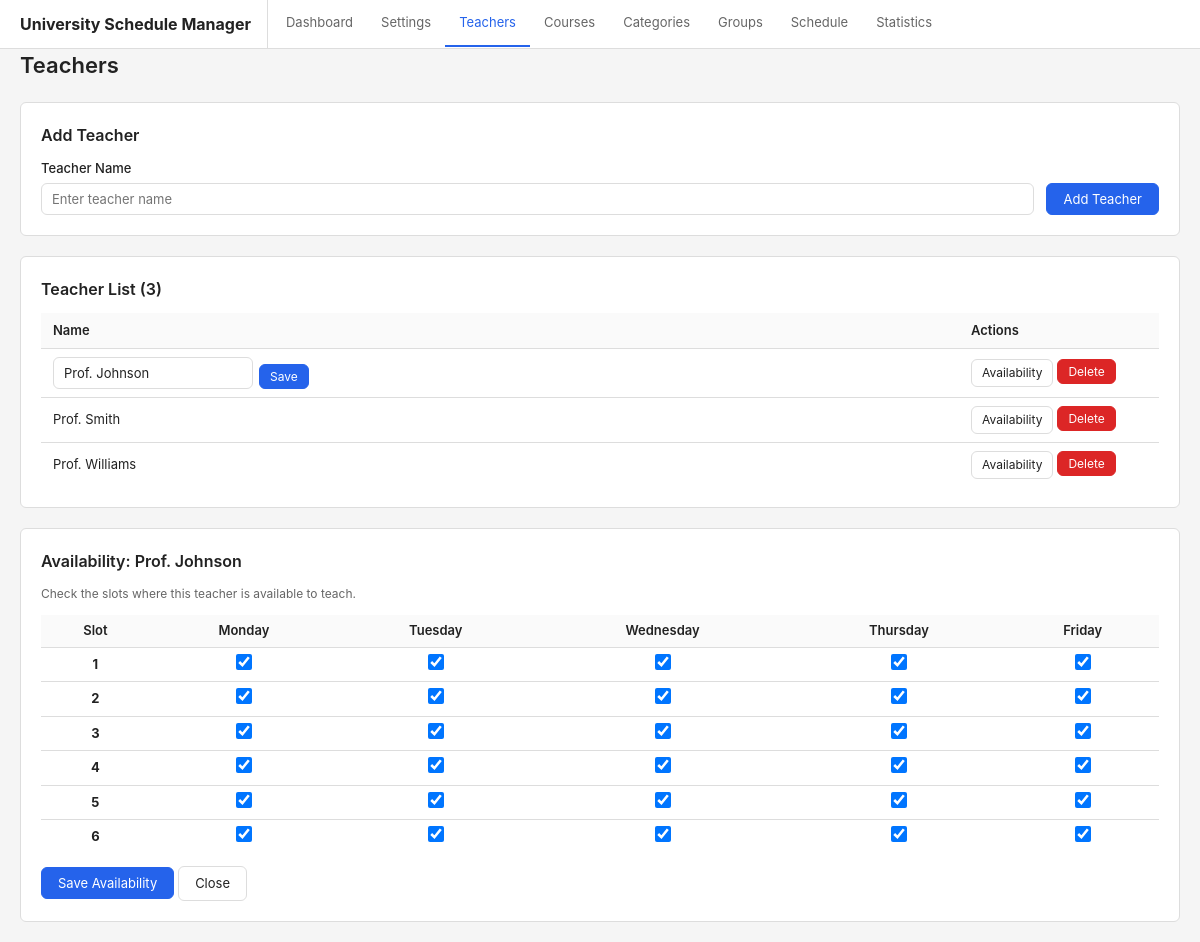
/?page=teachers&avail=2, run on the app's committed database.
### tables this page shows
CREATE TABLE teachers (
        id INTEGER PRIMARY KEY AUTOINCREMENT,
        name TEXT NOT NULL UNIQUE
    );

CREATE TABLE settings (
        id INTEGER PRIMARY KEY CHECK (id = 1),
        start_date TEXT NOT NULL,
        end_date TEXT NOT NULL,
        daily_slots INTEGER NOT NULL DEFAULT 6,
        weekends TEXT NOT NULL DEFAULT '0,6',
        holidays TEXT NOT NULL DEFAULT '[]'
    );

### db.php (called while the page is built, shortened)
<?php
function getSettings(): ?array {
    $db = getDB();
    $result = $db->query("SELECT * FROM settings WHERE id = 1");
    $row = $result->fetchArray(SQLITE3_ASSOC);
    return $row ?: null;
}
function getDayName(int $dow): string {
    $days = ['Sunday', 'Monday', 'Tuesday', 'Wednesday', 'Thursday', 'Friday', 'Saturday'];
    return $days[$dow] ?? '';
}
function getTeachingDaysOfWeek(array $weekendDays): array {
    $days = [];
    for ($i = 0; $i < 7; $i++) {
        if (!in_array($i, $weekendDays)) {
            $days[] = $i;
        }
    }
    return $days;
}

### pages/teachers.php (the view, shortened to what this page needs)
<?php
$db = getDB();
$settings = getSettings();
$dailySlots = $settings ? $settings['daily_slots'] : 6;
$weekendDays = $settings ? array_map('intval', explode(',', $settings['weekends'])) : [0, 6];
$teachingDays = getTeachingDaysOfWeek($weekendDays);
$teachers = [];
$result = $db->query("SELECT * FROM teachers ORDER BY name");
while ($row = $result->fetchArray(SQLITE3_ASSOC)) {
    $teachers[] = $row;
}
$availTeacher = null;
$availSlots = [];
if (isset($_GET['avail'])) {
    $tid = (int)$_GET['avail'];
    $stmt = $db->prepare("SELECT * FROM teachers WHERE id = :id");
    $stmt->bindValue(':id', $tid, SQLITE3_INTEGER);
    $availTeacher = $stmt->execute()->fetchArray(SQLITE3_ASSOC);
    if ($availTeacher) {
        $stmt2 = $db->prepare("SELECT day_of_week, slot_number FROM teacher_availability WHERE teacher_id = :t");
        $stmt2->bindValue(':t', $tid, SQLITE3_INTEGER);
        $res = $stmt2->execute();
        while ($row = $res->fetchArray(SQLITE3_ASSOC)) {
            $availSlots[$row['day_of_week'] . '_' . $row['slot_number']] = true;
        }
    }
}
?>
<div class="page-header">
    <h1>Teachers</h1>
</div>
<div class="card">
    <h2>Add Teacher</h2>
    <form method="POST" class="form-row">
        <div class="form-group" style="flex: 1;">
            <label>Teacher Name</label>
            <input type="text" name="name" required placeholder="Enter teacher name">
        </div>
        <button type="submit" class="btn btn-primary">Add Teacher</button>
    </form>
</div>
<div class="card">
    <h2>Teacher List (<?= count($teachers) ?>)</h2>
    <?php if (empty($teachers)): ?>
        <p class="empty">No teachers added yet.</p>
    <?php else: ?>
    <table>
        <thead>
            <tr>
                <th>Name</th>
                <th style="width: 200px;">Actions</th>
            </tr>
        </thead>
        <tbody>
        <?php foreach ($teachers as $t): ?>
            <tr>
                <td>
                    <?php if ($availTeacher && $availTeacher['id'] === $t['id']): ?>
                        <form method="POST" class="form-row" style="gap: 6px;">
                            <input type="text" name="name" value="<?= htmlspecialchars($t['name']) ?>" style="width: 200px;">
                            <button type="submit" class="btn btn-sm btn-primary">Save</button>
                        </form>
                    <?php else: ?>
                        <?= htmlspecialchars($t['name']) ?>
                    <?php endif; ?>
                </td>
                <td>
                    <div class="inline-actions">
                        <a href="?page=teachers&avail=<?= $t['id'] ?>" class="btn btn-sm">Availability</a>
                        <form method="POST" onsubmit="return confirm('Delete this teacher?')">
                            <button type="submit" class="btn btn-sm btn-danger">Delete</button>
                        </form>
                    </div>
                </td>
            </tr>
        <?php endforeach; ?>
        </tbody>
    </table>
    <?php endif; ?>
</div>
<?php if ($availTeacher): ?>
<div class="card">
    <h2>Availability: <?= htmlspecialchars($availTeacher['name']) ?></h2>
    <p style="font-size: 12px; color: var(--text-light); margin-bottom: 12px;">Check the slots where this teacher is available to teach.</p>
    <form method="POST">
        <table class="avail-table">
            <thead>
                <tr>
                    <th>Slot</th>
                    <?php foreach ($teachingDays as $dow): ?>
                        <th><?= getDayName($dow) ?></th>
                    <?php endforeach; ?>
                </tr>
            </thead>
            <tbody>
            <?php for ($s = 1; $s <= $dailySlots; $s++): ?>
                <tr>
                    <td><strong><?= $s ?></strong></td>
                    <?php foreach ($teachingDays as $dow): ?>
                        <td>
                            <input type="checkbox" name="slots[<?= $dow ?>_<?= $s ?>]" value="1"
                                <?= isset($availSlots[$dow . '_' . $s]) ? 'checked' : '' ?>>
                        </td>
                    <?php endforeach; ?>
                </tr>
            <?php endfor; ?>
            </tbody>
        </table>
        <div style="margin-top: 12px;">
            <button type="submit" class="btn btn-primary">Save Availability</button>
            <a href="?page=teachers" class="btn">Close</a>
        </div>
    </form>
</div>
<?php endif; ?>

### assets/style.css (style rules this page uses)
*, *::before, *::after { box-sizing: border-box; margin: 0; padding: 0; }
:root { --bg: #f5f5f5; --surface: #fff; --border: #ddd; --text: #222; --text-light: #666; --primary: #2563eb; --primary-hover: #1d4ed8; --danger: #dc2626; --danger-hover: #b91c1c; --success: #16a34a; --warning: #f59e0b; --radius: 6px; }
body { font-family: -apple-system, BlinkMacSystemFont, "Segoe UI", Roboto, sans-serif; background: var(--bg); color: var(--text); line-height: 1.5; font-size: 14px; }
a { color: var(--primary); text-decoration: none; }
.page-header { display: flex; align-items: center; justify-content: space-between; margin-bottom: 20px; }
.page-header h1 { font-size: 22px; font-weight: 600; }
.card { background: var(--surface); border: 1px solid var(--border); border-radius: var(--radius); padding: 20px; margin-bottom: 20px; }
.card h2 { font-size: 16px; margin-bottom: 12px; font-weight: 600; }
table { width: 100%; border-collapse: collapse; }
th, td { text-align: left; padding: 8px 12px; border-bottom: 1px solid var(--border); font-size: 13px; }
th { font-weight: 600; background: #fafafa; }
tr:last-child td { border-bottom: none; }
.form-group { margin-bottom: 14px; }
.form-group label { display: block; font-size: 13px; font-weight: 500; margin-bottom: 4px; }
.form-row { display: flex; gap: 12px; align-items: flex-end; flex-wrap: wrap; }
.form-row .form-group { margin-bottom: 0; }
input[type="text"], input[type="number"], input[type="date"], select, textarea { width: 100%; padding: 7px 10px; border: 1px solid var(--border); border-radius: var(--radius); font-size: 13px; font-family: inherit; background: var(--surface); color: var(--text); }
.btn { display: inline-flex; align-items: center; gap: 6px; padding: 7px 16px; border: 1px solid var(--border); border-radius: var(--radius); font-size: 13px; font-family: inherit; cursor: pointer; background: var(--surface); color: var(--text); transition: background 0.15s; text-decoration: none; }
.btn-primary { background: var(--primary); color: #fff; border-color: var(--primary); }
.btn-danger { background: var(--danger); color: #fff; border-color: var(--danger); }
.btn-sm { padding: 4px 10px; font-size: 12px; }
.inline-actions { display: flex; gap: 4px; }
.avail-table td, .avail-table th { text-align: center; padding: 6px; }
.avail-table input[type="checkbox"] { width: 16px; height: 16px; cursor: pointer; }

### data on the page
teachers: name "Prof. Johnson"
teachers: name "Prof. Smith"
teachers: name "Prof. Williams"
settings: weekends "Monday", weekends "Tuesday", weekends "Wednesday", weekends "Thursday", weekends "Friday", weekends "☑"

### other printed values
APP_NAME "University Schedule Manager"
count($teachers) "3"
